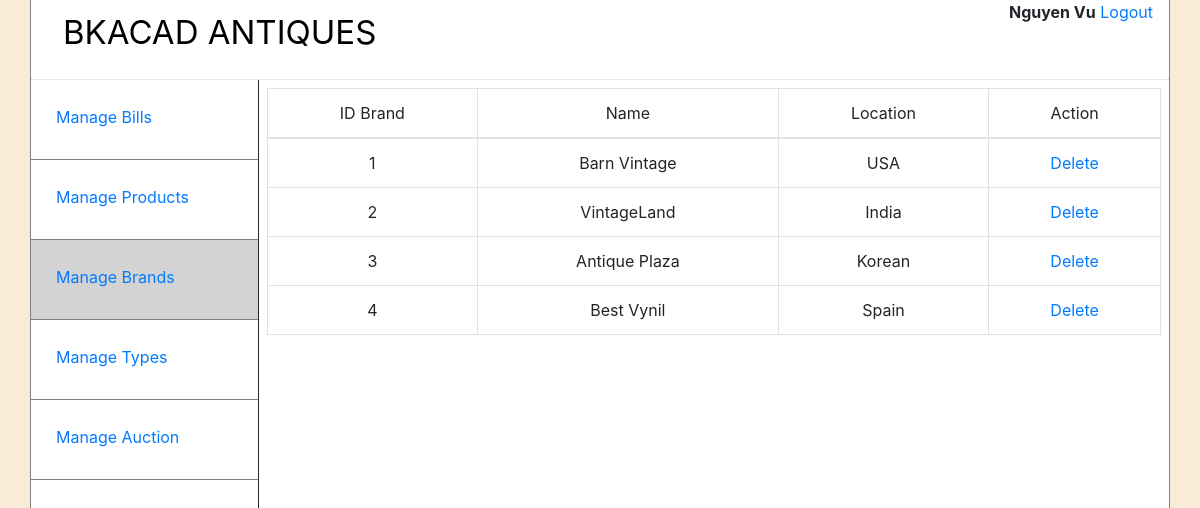
The app's page /admin/home_brand.php (signed in) with its own data.
### tables this page shows
CREATE TABLE `brand` (
  `id` int(11) NOT NULL,
  `name` varchar(50) NOT NULL,
  `location` varchar(200) DEFAULT NULL
);

### admin/home_brand.php (the view, shortened to what this page needs)
<!DOCTYPE html>
<html>
<head>
	<link rel="stylesheet" href="https://maxcdn.bootstrapcdn.com/bootstrap/4.5.2/css/bootstrap.min.css"  >
	<link href=https://cdnjs.cloudflare.com/ajax/libs/datatables/1.10.20/css/dataTables.bootstrap4.min.css rel=stylesheet>
</head>
<body>
	<div class="container">
		<div id="header">
			<a href="home.php" style="float: left;font-size: 33px;color: black;" class="nav-link">BKACAD ANTIQUES</a>
			<div id="account" style="float: right;">
				<strong> <?php echo $_SESSION['admins']['name']; ?></strong>
				<a href="logout.php">Logout</a>
			</div>
		</div>
		<div id="menu">
			<a class="nav-link menuItem" href="home_invoice.php">Manage Bills</a>
			<a class="nav-link menuItem" href="home_product.php">Manage Products</a>
			<a style="background-color: lightgrey" class="nav-link menuItem" href="home_brand.php">Manage Brands</a>
			<a class="nav-link menuItem" href="home_types.php">Manage Types</a>
			<a class="nav-link menuItem" href="home_auction.php">Manage Auction</a>
		</div>
		<div id = "content">
			<table id ='myTable' class="table table-bordered" style="text-align: center;">
				<thead>
					<tr>
						<td>ID Brand</td>
						<td>Name</td>
						<td>Location</td>
						<td>Action</td>
					</tr>
				</thead>
				<?php
					require_once("connect.php");
					$sql = "SELECT id,name,location FROM brand";
					$result = mysqli_query($conn,$sql);
					if($result == false){
						die("ERROR".mysqli_error($conn));
					}
					else{
						if(mysqli_num_rows($result)>0){
							while ($row = mysqli_fetch_assoc($result)){
								echo "<tr>";
									echo "<td>".$row['id']."</td>";
									echo "<td>".$row['name']."</td>";
									echo "<td>".$row['location']."</td>";
									echo "<td>";
										$id_brand = $row['id'];
										echo "<a href = 'delete_brand.php?id=$id_brand'>Delete</a>";
									echo "</td>";
								echo "</tr>";
							}
						}
					}
				?>
			</table>
		</div>
	</div>
</body>
</html>

### admin/home_brand.php (style rules this page uses)
* { margin:0; padding: 0; box-sizing: border-box; }
body { background-color: antiquewhite; }
.container { background-color: white; height: 100vh; padding: 0; overflow: auto; border-right: 1px solid grey; border-left: 1px solid grey; }
#header { height: 10vh; padding-left: 16px; padding-right: 16px; border-bottom: 1px dotted lightgrey; }
#menu { width: 20%; height: 90vh; float: left; border-right: 1px solid; }
.menuItem { height: 80px; vertical-align: middle; padding:25px; display: block; border-bottom: 1px solid grey; }
#content { width: 80%; height: 90vh; float: left; padding: 8px; }

### records on screen
brand: id "1", name "Barn Vintage", location "USA"
brand: id "2", name "VintageLand", location "India"
brand: id "3", name "Antique Plaza", location "Korean"
brand: id "4", name "Best Vynil", location "Spain"

### other values on screen
$_SESSION['admins']['name'] "Nguyen Vu"
